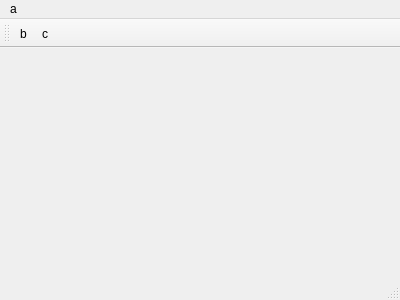
<?xml version="1.0" encoding="UTF-8"?>
<ui version="4.0">
 <class>MainWindow</class>
 <widget class="QMainWindow" name="MainWindow">
  <property name="geometry">
   <rect>
    <x>0</x>
    <y>0</y>
    <width>400</width>
    <height>300</height>
   </rect>
  </property>
  <property name="windowTitle">
   <string>MainWindow</string>
  </property>
  <widget class="QWidget" name="centralWidget"/>
  <widget class="QMenuBar" name="menuBar">
   <property name="geometry">
    <rect>
     <x>0</x>
     <y>0</y>
     <width>400</width>
     <height>26</height>
    </rect>
   </property>
   <widget class="QMenu" name="menua">
    <property name="title">
     <string>a</string>
    </property>
    <addaction name="actionb"/>
    <addaction name="actionc"/>
   </widget>
   <addaction name="menua"/>
  </widget>
  <widget class="QToolBar" name="mainToolBar">
   <attribute name="toolBarArea">
    <enum>TopToolBarArea</enum>
   </attribute>
   <attribute name="toolBarBreak">
    <bool>false</bool>
   </attribute>
   <addaction name="actionb"/>
   <addaction name="actionc"/>
  </widget>
  <widget class="QStatusBar" name="statusBar"/>
  <action name="actionb">
   <property name="text">
    <string>b</string>
   </property>
  </action>
  <action name="actionc">
   <property name="text">
    <string>c</string>
   </property>
  </action>
 </widget>
 <layoutdefault spacing="6" margin="11"/>
 <resources/>
 <connections/>
</ui>
